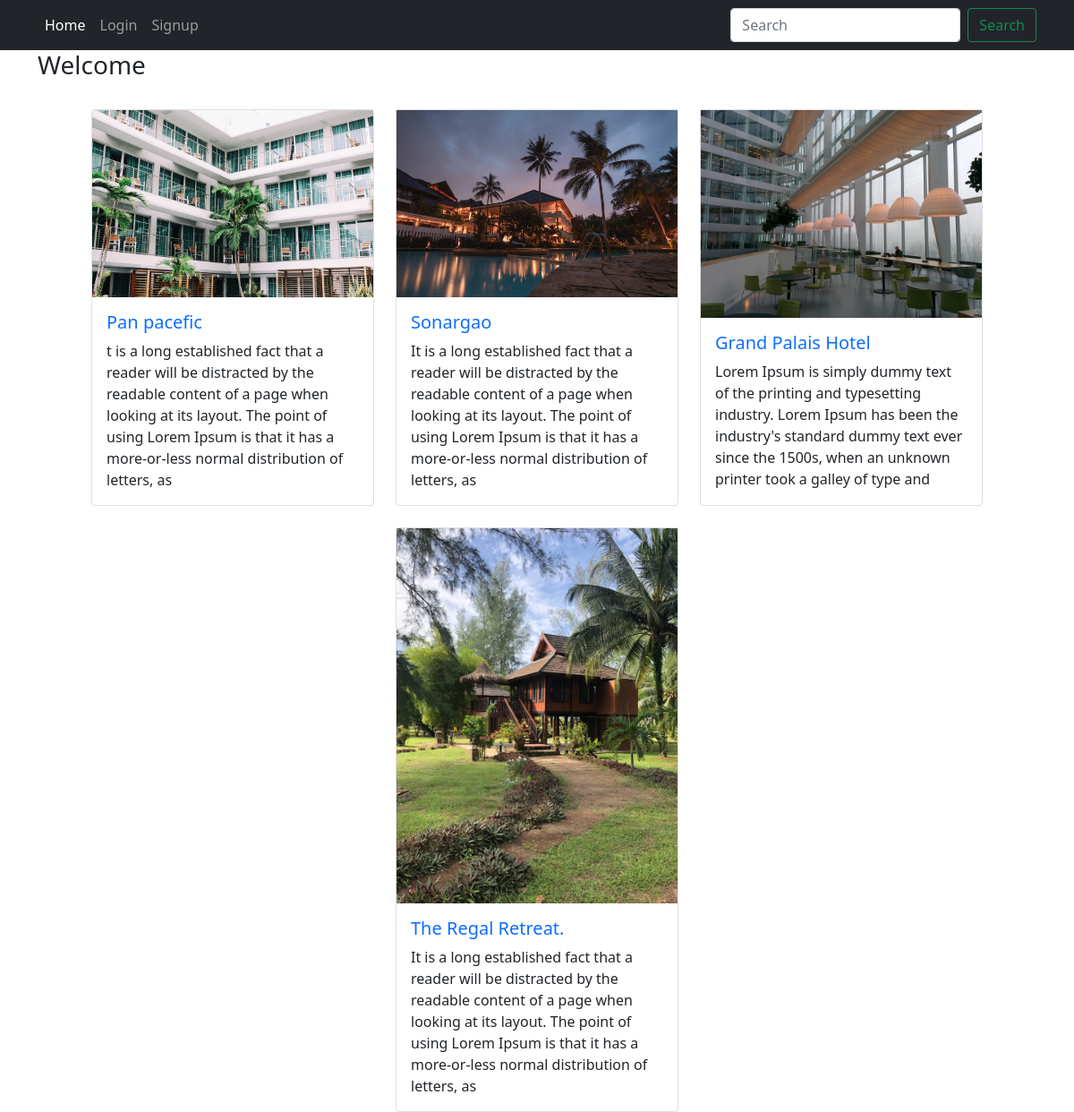
The page / on the database its author committed.
### home_page/models.py (models this page shows, shortened)
class hotel(models.Model):
    name = models.CharField(max_length= 100)
    area = models.CharField(max_length= 100)
    image = models.ImageField(upload_to='photos/hotels')
    description = models.TextField()

### home_page/views.py (the view)
# urls.py: path('',views.home, name = 'home'),
def home(request):
    item = hotel.objects.all()
    return render(request, 'home.html', {'item': item})

### home_page/templates/home.html
{% extends 'base.html' %}
{% block content %}
<h3>Welcome {{user.username}}</h3>
<div class="row row-cols-1 row-cols-md-3 g-4 d-flex justify-content-center mt-auto mx-5 h-30">
    {%for item in item%}
    <div class="col">
        <div class="card h-100  ">
          <img src="{{item.image.url}}" >
          <div class="card-body">
            <a href="{% url 'hotel_detail' item.id %}" class = "text-decoration-none">
                <h5 class="card-title">{{item.name}}</h5>
            </a>
            <p class="card-text">{{item.description}}</p>
          </div>
        </div>
      </div>
    {% endfor %}
  </div>
{% endblock %}

### templates/base.html (shortened to what this page needs)
<!doctype html>
<html lang="en">
  <head>
    <link href="https://cdn.jsdelivr.net/npm/bootstrap@5.0.2/dist/css/bootstrap.min.css" rel="stylesheet">
  </head>
  <body>
    <nav class="navbar navbar-expand-lg navbar-dark bg-dark ">
        <div class="container">
          <div class="collapse navbar-collapse " id="navbarSupportedContent">
            <ul class="navbar-nav me-auto mb-2 mb-lg-0">
              <li class="nav-item">
                <a class="nav-link active" aria-current="page" href="{%url 'home'%}">Home</a>
              </li>
              {% if user.is_authenticated %}
              <li class="nav-item">
                <a class="nav-link " href="#" tabindex="-1" >Profile</a>
              </li>
              <li class="nav-item">
                <a class="nav-link " href="{%url 'logout'%}" tabindex="-1" >Logout</a>
              </li>
              {%else%}
              <li class="nav-item">
                <a class="nav-link" href="{% url 'login' %}">Login</a>
              </li>
              <li class="nav-item">
                <a class="nav-link " href="{% url 'register_form'%}">Signup</a>
              </li>
              {% endif %}
            </ul>
            <form class="d-flex" method = 'get' action="/search" >
              <input class="form-control me-2"  type="search" placeholder="Search" name ="query"  aria-label="Search">
              <button class="btn btn-outline-success" type="submit">Search</button>
            </form>
          </div>
        </div>
      </nav>
    <div class = 'container'>
    {%block content%}
    {% endblock%}
  </div>
  </body>
</html>

### rows shown on the page
hotel: image (picture), name "Pan pacefic", description "t is a long established fact that a reader will be distracted by the readable content of a page when looking at its layout. The point of using Lorem Ipsum is that it has a more-or-less normal distribution of letters, as"
hotel: image (picture), name "Sonargao", description "It is a long established fact that a reader will be distracted by the readable content of a page when looking at its layout. The point of using Lorem Ipsum is that it has a more-or-less normal distribution of letters, as"
hotel: image (picture), name "Grand Palais Hotel", description "Lorem Ipsum is simply dummy text of the printing and typesetting industry. Lorem Ipsum has been the industry's standard dummy text ever since the 1500s, when an unknown printer took a galley of type and"
hotel: image (picture), name "The Regal Retreat.", description "It is a long established fact that a reader will be distracted by the readable content of a page when looking at its layout. The point of using Lorem Ipsum is that it has a more-or-less normal distribution of letters, as"
